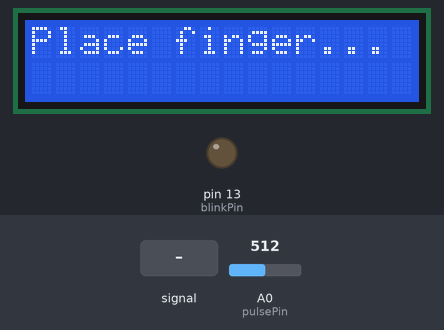
This sketch was run on a simulated Arduino Uno, built with avr-gcc and run on an emulated ATmega328P. Shown: 16×2 character LCD, output pins drawn as LEDs (lit = HIGH). The test bench sets the inputs (shaded band); at power-on: A0 (pulsePin) = 512.

Above: at 2.2 s.
2.3 s: A0 (pulsePin) fed a 200 Hz sine of ±81 counts around its level
At 4.3 s:
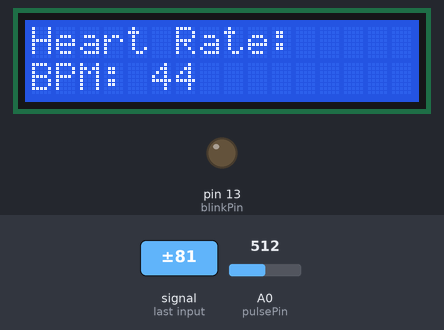
5.3 s: A0 (pulsePin) set to 525
At 6.6 s:
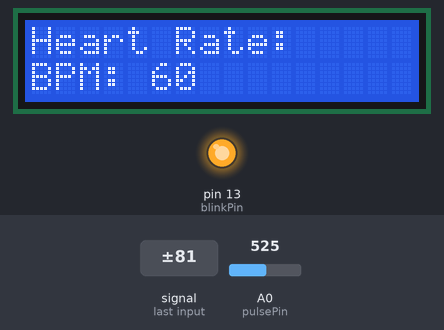
7.0 s: A0 (pulsePin) fed a 2 Hz sine of ±306 counts around its level
At 8.2 s:
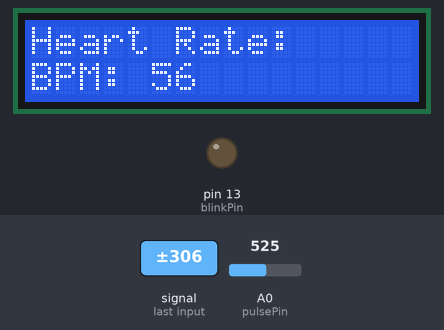
9.2 s: A0 (pulsePin) set to 511
10.7 s: A0 (pulsePin) set to 540
At 11.6 s:
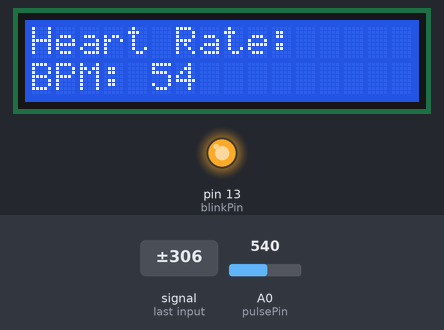
Timing chart, 0 to 13.2 s (numbered marks = the images above; inputs shaded):
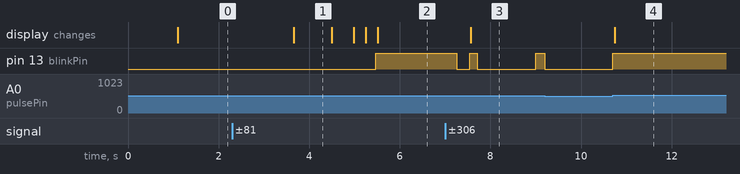

Measured:
- the behaviour switches between 512 and 513 on A0 (pulsePin) (found by bisection; images 1 and 2)
- after the input at 2.3 s, the display: changes after 1.4 s (image 1)
- after the input at 5.3 s, pin 13 (blinkPin): LOW → HIGH after 0.17 s
- after the input at 7.0 s, pin 13 (blinkPin): HIGH → LOW after 0.26 s, → HIGH 0.28 s later, → LOW 0.17 s later, → HIGH 1.3 s later; the display: changes after 0.57 s (image 3)
- after the input at 10.7 s, pin 13 (blinkPin): LOW → HIGH at once; the display: changes at once (image 4)
- what the display in image 1 shows lasts 0.8 s, from 3.7 s to 4.5 s

The sketch:

Pulse_sensor.ino
```cpp
#include <Wire.h>
#include <LiquidCrystal_I2C.h>

LiquidCrystal_I2C lcd(0x27, 16, 2);  // Change 0x27 to 0x3F if needed

const int pulsePin = A0;     // Pulse Sensor signal wire connected to A0
const int blinkPin = 13;     // Onboard LED blinks on heartbeat

int signal;                  // Raw pulse signal
int BPM;                     // Calculated Beats Per Minute
int IBI = 600;               // Inter-Beat Interval (ms)
boolean Pulse = false;
boolean firstBeat = true;
boolean secondBeat = false;

unsigned long sampleCounter = 0;
unsigned long lastBeatTime = 0;
int rate[10];
int P = 512;  // Peak
int T = 512;  // Trough
int thresh = 530;
int amp = 100;
boolean QS = false;

void setup() {
  pinMode(blinkPin, OUTPUT);
  Serial.begin(115200);

  lcd.init();
  lcd.backlight();
  lcd.setCursor(0, 0);
  lcd.print("Initializing...");

  // Timer2 interrupt setup for 2ms
  TCCR2A = 0x02;
  TCCR2B = 0x06;
  OCR2A = 0x7C;
  TIMSK2 = 0x02;
  sei();

  delay(1000);
  lcd.clear();
  lcd.setCursor(0, 0);
  lcd.print("Place finger...");
}

void loop() {
  if (QS) {
    QS = false;

    lcd.setCursor(0, 0);
    lcd.print("Heart Rate:     ");

    lcd.setCursor(0, 1);
    lcd.print("BPM: ");
    lcd.print(BPM);
    lcd.print("      ");
  }

  delay(20);
}

ISR(TIMER2_COMPA_vect) {
  cli();

  signal = analogRead(pulsePin);
  sampleCounter += 2;
  int N = sampleCounter - lastBeatTime;

  if (signal < thresh && N > (IBI / 5) * 3) {
    if (signal < T) {
      T = signal;
    }
  }

  if (signal > thresh && signal > P) {
    P = signal;
  }

  if (N > 250) {
    if ((signal > thresh) && (Pulse == false) && (N > (IBI / 5) * 3)) {
      Pulse = true;
      digitalWrite(blinkPin, HIGH);
      IBI = sampleCounter - lastBeatTime;
      lastBeatTime = sampleCounter;

      if (secondBeat) {
        secondBeat = false;
        for (int i = 0; i <= 9; i++) {
          rate[i] = IBI;
        }
      }

      if (firstBeat) {
        firstBeat = false;
        secondBeat = true;
        sei();
        return;
      }

      unsigned int runningTotal = 0;
      for (int i = 0; i < 9; i++) {
        rate[i] = rate[i + 1];
        runningTotal += rate[i];
      }

      rate[9] = IBI;
      runningTotal += rate[9];
      runningTotal /= 10;
      BPM = 60000 / runningTotal;
      QS = true;
    }
  }

  if (signal < thresh && Pulse == true) {
    digitalWrite(blinkPin, LOW);
    Pulse = false;
    amp = P - T;
    thresh = amp / 2 + T;
    P = thresh;
    T = thresh;
  }

  if (N > 2500) {
    thresh = 512;
    P = 512;
    T = 512;
    lastBeatTime = sampleCounter;
    firstBeat = true;
    secondBeat = false;
  }

  sei();
}
```
